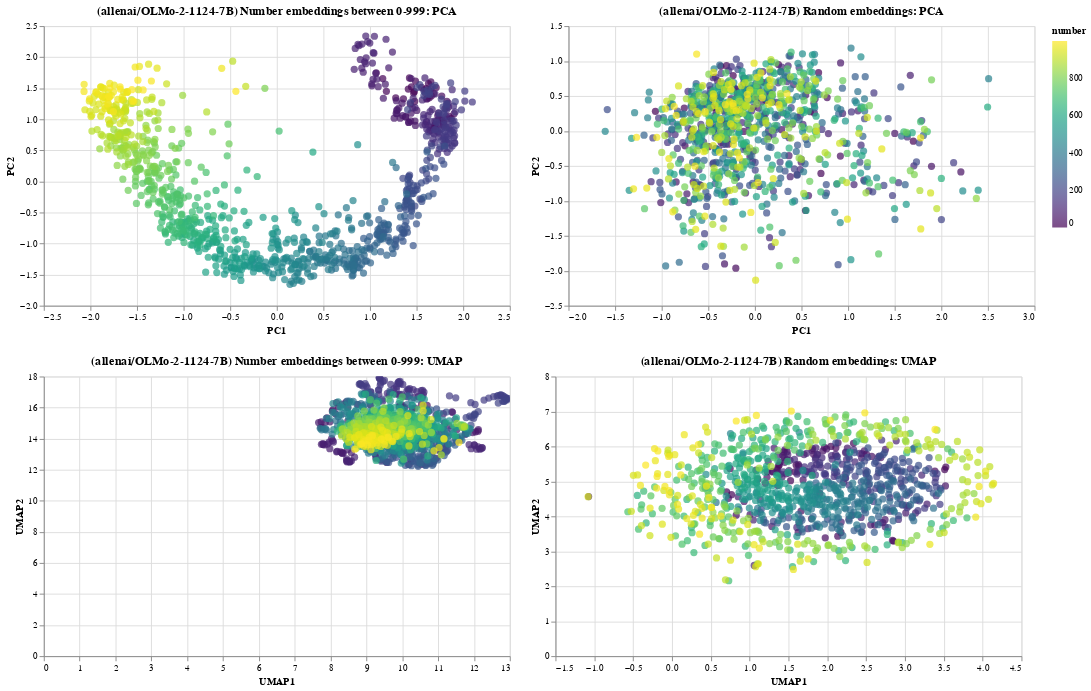

The cell this chart's notebook holds for it:
### Code cell
import umap
from sklearn.decomposition import PCA


class EmbeddingsAnalyzer:
    def __init__(self, embeddings, model_id, label, color_scheme='viridis', **alt_props):
        self.embeddings = embeddings
        self.model_id = model_id
        self.label = label
        self.color_scheme = color_scheme

        alt_props.setdefault('width', 500)
        self.alt_props = alt_props
    
    def __str__(self):
        return f'({self.model_id}) {self.label}'

    def pca(self):
        embeddings_array = self.embeddings

        pca = PCA(n_components=2)
        pca_result = pca.fit_transform(embeddings_array)

        pca_df = pd.DataFrame(pca_result, columns=['PC1', 'PC2'])
        pca_df['number'] = range(1000)

        chart = alt.Chart(pca_df).mark_circle(size=60).encode(
            x='PC1:Q',
            y='PC2:Q',
            color=alt.Color('number:Q', scale=alt.Scale(scheme=self.color_scheme)),
            tooltip=['number:Q', 'PC1:Q', 'PC2:Q']
        ).properties(
            title=f'{self}: PCA',
            **self.alt_props
        ).interactive()

        return chart
    
    def umap(self, n_epochs=2000, random_state=125):
        embeddings = self.embeddings

        reducer = umap.UMAP(
            n_components=2,
            random_state=random_state,
            n_epochs=n_epochs,
        )
        umap_result = reducer.fit_transform(embeddings)

        umap_df = pd.DataFrame(umap_result, columns=['UMAP1', 'UMAP2'])
        umap_df['number'] = range(1000)

        chart = alt.Chart(umap_df).mark_circle(size=60).encode(
            x='UMAP1:Q',
            y='UMAP2:Q',
            color=alt.Color('number:Q', scale=alt.Scale(scheme=self.color_scheme)),
            tooltip=['number:Q', 'UMAP1:Q', 'UMAP2:Q']
        ).properties(
            title=f'{self}: UMAP',
            **self.alt_props
        ).interactive()

        return chart
    
loader = EmbeddingsLoader(model_id)
numeric_analyzer = EmbeddingsAnalyzer(loader.numbers(), model_id, 'Number embeddings between 0-999')
random_analyzer = EmbeddingsAnalyzer(loader.random(), model_id, 'Random embeddings', color_scheme='plasma')

alt.vconcat(
    alt.hconcat(numeric_analyzer.pca(), random_analyzer.pca()),
    alt.hconcat(numeric_analyzer.umap(), random_analyzer.umap())
)

### Figure 1 — Vega-Lite specification as saved in the notebook (floating-point values rounded to 4 significant figures; data arrays with more than 128 entries replaced by an {"elided": "..."} marker saying what was removed)
{"config": {"view": {"continuousWidth": 300, "continuousHeight": 300}}, "vconcat": [{"hconcat": [{"data": {"name": "data-c8e4b3b11d7f9f3d4951f7f9853b41f5"}, "mark": {"type": "circle", "size": 60}, "encoding": {"color": {"field": "number", "scale": {"scheme": "viridis"}, "type": "quantitative"}, "tooltip": [{"field": "number", "type": "quantitative"}, {"field": "PC1", "type": "quantitative"}, {"field": "PC2", "type": "quantitative"}], "x": {"field": "PC1", "type": "quantitative"}, "y": {"field": "PC2", "type": "quantitative"}}, "name": "view_103", "title": "(allenai/OLMo-2-1124-7B) Number embeddings between 0-999: PCA", "width": 500}, {"data": {"name": "data-36e391da6344e5b1cf7f7e84fa59fc5f"}, "mark": {"type": "circle", "size": 60}, "encoding": {"color": {"field": "number", "scale": {"scheme": "plasma"}, "type": "quantitative"}, "tooltip": [{"field": "number", "type": "quantitative"}, {"field": "PC1", "type": "quantitative"}, {"field": "PC2", "type": "quantitative"}], "x": {"field": "PC1", "type": "quantitative"}, "y": {"field": "PC2", "type": "quantitative"}}, "name": "view_104", "title": "(allenai/OLMo-2-1124-7B) Random embeddings: PCA", "width": 500}]}, {"hconcat": [{"data": {"name": "data-7c65d560ec0d966c23f4534e717abd35"}, "mark": {"type": "circle", "size": 60}, "encoding": {"color": {"field": "number", "scale": {"scheme": "viridis"}, "type": "quantitative"}, "tooltip": [{"field": "number", "type": "quantitative"}, {"field": "UMAP1", "type": "quantitative"}, {"field": "UMAP2", "type": "quantitative"}], "x": {"field": "UMAP1", "type": "quantitative"}, "y": {"field": "UMAP2", "type": "quantitative"}}, "name": "view_105", "title": "(allenai/OLMo-2-1124-7B) Number embeddings between 0-999: UMAP", "width": 500}, {"data": {"name": "data-14f79a8804e71c3423612ee6d84c8c75"}, "mark": {"type": "circle", "size": 60}, "encoding": {"color": {"field": "number", "scale": {"scheme": "plasma"}, "type": "quantitative"}, "tooltip": [{"field": "number", "type": "quantitative"}, {"field": "UMAP1", "type": "quantitative"}, {"field": "UMAP2", "type": "quantitative"}], "x": {"field": "UMAP1", "type": "quantitative"}, "y": {"field": "UMAP2", "type": "quantitative"}}, "name": "view_106", "title": "(allenai/OLMo-2-1124-7B) Random embeddings: UMAP", "width": 500}]}], "params": [{"name": "param_125", "select": {"type": "interval", "encodings": ["x", "y"]}, "bind": "scales", "views": ["view_103"]}, {"name": "param_126", "select": {"type": "interval", "encodings": ["x", "y"]}, "bind": "scales", "views": ["view_104"]}, {"name": "param_127", "select": {"type": "interval", "encodings": ["x", "y"]}, "bind": "scales", "views": ["view_105"]}, {"name": "param_128", "select": {"type": "interval", "encodings": ["x", "y"]}, "bind": "scales", "views": ["view_106"]}], "$schema": "https://vega.github.io/schema/vega-lite/v5.20.1.json", "datasets": {"data-c8e4b3b11d7f9f3d4951f7f9853b41f5": {"elided": "1000 records"}, "data-36e391da6344e5b1cf7f7e84fa59fc5f": {"elided": "1000 records"}, "data-7c65d560ec0d966c23f4534e717abd35": {"elided": "1000 records"}, "data-14f79a8804e71c3423612ee6d84c8c75": {"elided": "1000 records"}}}
